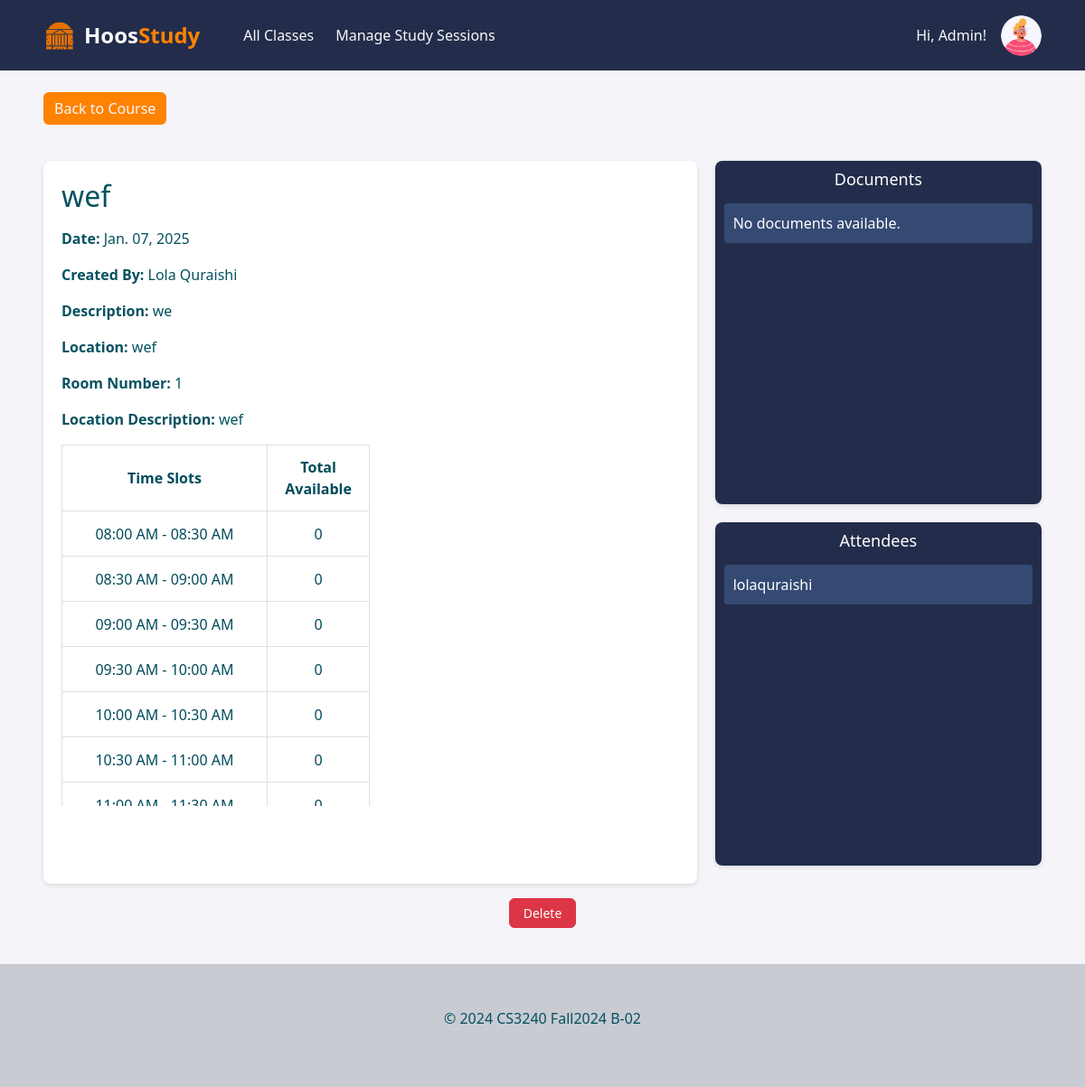
Page /course/157/50 (signed in) on the committed database.
### hoos_study_app/models.py (models this page shows, shortened)
class User(AbstractUser):
    YEAR_CHOICES = [
        ('1', 'First Year'),
        ('2', 'Second Year'),
        ('3', 'Third Year'),
        ('4', 'Fourth Year'),
    ]
    is_pma_admin = models.BooleanField(default=False)
    year = models.CharField(max_length=1, choices=YEAR_CHOICES,  null=True, blank=True)
    profile_picture = models.ImageField(
        upload_to='profile_pictures/', null=True, blank=True,
        validators=[validate_file_extension, validate_file_size],
        default=random_profile_picture
    )

class StudySession(models.Model): #what we need to keep track of in the tables
    name = models.CharField('Study Session Name', max_length=200)
    course_name = models.ForeignKey(Course, on_delete=models.CASCADE)
    date = models.DateTimeField('Study Session Date')
    created_by = models.CharField(max_length=200)
    owner = models.ForeignKey(User, on_delete=models.CASCADE, related_name="owned_sessions", null=True, blank=True)
    description = models.CharField(max_length=400)
    location_name = models.CharField('Study Session Location', max_length=200)
    room_number = models.CharField(max_length=50, null=True, blank = True, default="No room number provided")
    description_of_location = models.CharField(max_length=400 )
    attendees = models.ManyToManyField(User, related_name="study_session") # now allows users to sign up for many sessions

### hoos_study_app/views.py (the view, shortened to what this page needs)
# urls.py: path("course/<int:course_id>/<int:session_id>", views.study_session_dashboard, name='study_session_dashboard'),
def study_session_dashboard(request, course_id, session_id):
    course = get_object_or_404(Course, id=course_id)
    study_session = get_object_or_404(StudySession, id=session_id, course_name=course)
    pending_requests = study_session.join_requests.filter(status='pending') if request.user == study_session.owner else None
    user_has_pending_request = study_session.join_requests.filter(user=request.user, status='pending').exists()
    time_slots = time_slot_list()
    availabilities = StudySessionAvailability.objects.filter(session=study_session)
    availability_data = defaultdict(list)
    for availability in availabilities:
        for time_slot in availability.time_slots.split(","):
            availability_data[time_slot.strip()].append(availability.user_name)
    data = {
        'availabilities': availabilities,
        'availability_data': availability_data,
    }
    form = AvailabilityForm(user=request.user)
    form.fields['time_slots'].choices = create_time_choices()
    return render(request, 'hoos_study_app/study_session_dashboard.html', {
        'course': course,
        'course_id': course_id,
        'session_id': session_id,
        'study_session': study_session,
        'time_slots': time_slots,
        'data': data,
        'form': form,
        'pending_requests': pending_requests,
        'user_has_pending_request': user_has_pending_request
    })

### hoos_study_app/forms.py (shortened to what this page needs)
class AvailabilityForm(forms.ModelForm):
    time_slots = forms.MultipleChoiceField(
        widget = forms.CheckboxSelectMultiple,
        label= "Select all time periods you are available for"
    )
    class Meta:
        model = StudySessionAvailability
        fields = ('user_name', 'time_slots')
    def __init__(self, *args, **kwargs):
        user = kwargs.pop('user', None)
        super().__init__(*args, **kwargs)
        if user:
            self.fields['user_name'].initial = f"{user.first_name} {user.last_name}"

### hoos_study_app/templatetags/filters.py (called while the page is built)
@register.filter(name='filter_count_study_session')
def filter_count_study_session(availabilities, time_slot):
    count = 0
    for availability in availabilities:
        if availability.time_slots and availability.time_slots != "":
            available_slots = [slot.strip() for slot in availability.time_slots.split(",")]
            if time_slot.strip() in available_slots:
                count += 1
    return count

### hoos_study_app/views.py (called while the page is built)
def create_time_choices():
    choices = []
    cur_time = datetime.strptime("08:00", "%H:%M")
    end_time = datetime.strptime("23:30", "%H:%M")
    while cur_time <= end_time:
        next_time = cur_time + timedelta(minutes=30)
        format_time_range = (cur_time.strftime("%I:%M %p") + " - " + next_time.strftime("%I:%M %p"))
        choices.append((format_time_range, format_time_range))
        cur_time = next_time
    return choices

def time_slot_list():
    choices = []
    cur_time = datetime.strptime("08:00", "%H:%M")
    end_time = datetime.strptime("23:30", "%H:%M")
    while cur_time <= end_time:
        next_time = cur_time + timedelta(minutes=30)
        choices.append(cur_time.strftime("%I:%M %p") + " - " + next_time.strftime("%I:%M %p"))
        cur_time = next_time
    return choices

### hoos_study_app/templates/hoos_study_app/study_session_dashboard.html (shortened to what this page needs)
{% extends "base.html" %}
{% load filters %}
{% block content %}
    <div class="d-flex justify-content-between mb-4">
        <input type="button" value="Back to Course" class="btn btn-primary btn-outline-light mb-3"
               style="background-color: #FF8200; border: none;"
               onclick="window.location.href='/course/{{ course.id }}';">
    </div>
    <div class="dashboard-container {% if request.user == study_session.owner %}owner-view{% else %}user-view{% endif %}">
        <div class="details-box">
            <div class="details-header d-flex justify-content-between align-items-center mb-3" style="display: flex; justify-content: space-between; align-items: center;">
                <h2 style="margin: 0;">{{ study_session.name }}</h2>
            </div>
            <p><strong>Date:</strong> {{ study_session.date|date:"M. d, Y" }}</p>
            <p><strong>Created By:</strong> {{ study_session.created_by }}</p>
            <p><strong>Description:</strong> {{ study_session.description }}</p>
            <p><strong>Location:</strong> {{ study_session.location_name }}</p>
            <p><strong>Room Number:</strong> {{ study_session.room_number }}</p>
            <p><strong>Location Description:</strong> {{ study_session.description_of_location }}</p>
            <div class="scroll-box">
        <div class="overflow-auto when-to-meet">
            <table class="table table-bordered table-responsive-sm">
                <thead>
                    <tr>
                        <th scope="col">Time Slots</th>
                        <th scope="col">Total Available</th>
                    </tr>
                </thead>
                <tbody>
                    {% for time_slot in time_slots %}
                    <tr>
                        <td>{{ time_slot }}</td>
                        <td>{{ data.availabilities|filter_count_study_session:time_slot }}</td>
                    </tr>
                    {% endfor %}
                </tbody>
            </table>
        </div>
    </div>
</div>
        <div class="scrolling-box scrolling-documents">
            <h3>Documents</h3>
            <div class="scrolling-content auto-scrolling">
                <ul>
                    {% for document in study_session.document_set.all %}
                         <li class="list-group-item d-flex justify-content-between align-items-center">
                            <div>
                                <strong>{{ document.filename }}</strong><br>
                                <a href="{{ document.file.url }}" class="text-decoration-none text-warning">Download</a><br>
                                <small>{{ document.description }}</small>
                            </div>
                            {% if request.user.is_pma_admin %}
                                <form method="POST" action="{% url 'hoos_study_app:delete_document' document.pk course_id session_id %}" method="post">
                                {% csrf_token %}
                                <button type="submit" class="btn btn-link text-danger p-0" title="Delete">
                                        <i class="bi bi-trash"></i>
                                </button>
                            {% endif %}
                        </li>
                    {% empty %}
                        <li>No documents available.</li>
                    {% endfor %}
                </ul>
            </div>
        </div>
        <div class="scrolling-box scrolling-attendees">
            <h3>Attendees</h3>
            <div class="scrolling-content auto-scrolling">
                <ul>
                    {% for attendee in study_session.attendees.all %}
                        <li>{{ attendee.username }}</li>
                    {% empty %}
                        <li>No attendees yet.</li>
                    {% endfor %}
                </ul>
            </div>
        </div>
    </div>
    <div class="d-flex justify-content-center my-3">
        {% if request.user == study_session.owner or request.user.is_pma_admin %}
            <form method="POST" action="{% url 'hoos_study_app:delete_study_session' study_session.id %}">
                <button type="submit" class="btn btn-danger mx-2"
                        style="padding: 5px 15px; font-size: 14px;">Delete</button>
            </form>
        {% endif %}
    </div>
{% endblock %}

### hoos_study_app/templates/base.html (shortened to what this page needs)
<!DOCTYPE html>
<html lang="en">
<head>
    {% load static %}
    <link rel="stylesheet" href="{% static 'hoos_study_app/css/styles.css' %}">
    <link href="https://cdn.jsdelivr.net/npm/bootstrap@5.3.3/dist/css/bootstrap.min.css" rel="stylesheet"
>
    <link rel="stylesheet" href="https://cdn.jsdelivr.net/npm/bootstrap-icons@1.11.3/font/bootstrap-icons.min.css">
</head>
<body class="d-flex flex-column min-vh-100">
  <header class="navbar navbar-expand-lg py-3" style="background-color: #232D4B;">
    <nav class="container-xxl px-5">
      <div class="collapse navbar-collapse text-light" id="navbarToggler">
        <a class="navbar-brand d-flex align-items-center me-5 fw-bold text-light" href="{% url 'hoos_study_app:home' %}" style="text-decoration: none;">
            <img src="{% static 'hoos_study_app/img/rotundaIcon.png' %}"
                alt="Rotunda Icon"
                style="width: 35px; height: 35px; margin-right: 10px;">
            <span style="font-size: 1.5rem; font-weight: bold;">Hoos<span style="color: #FF8200;">Study</span></span>
        </a>
        <a class="nav-link me-4" href="{% url 'hoos_study_app:class-list' %}">
          All Classes
        </a>
        {% if user.is_pma_admin %}
        <a class="nav-link me-4" href="{% url 'hoos_study_app:pma-manage-study-sessions' %}">
          Manage Study Sessions
        </a>
        {% endif %}
      </div>
      <div class="ms-auto">
        {% if user.is_authenticated %}
        <div class="d-flex align-items-center text-light">
          <p class="me-3 mb-0">Hi, {{ user.first_name }}!</p>
          <div id="profile-picture-dropdown" class="nav-item dropdown">
            <a class="nav-link dropdown-toggle" href="#" role="button" data-bs-toggle="dropdown" aria-expanded="false">
              <img id="profile-picture"
                 class="rounded-circle"
                 src="{% if user.profile_picture %}{{ user.profile_picture.url }}{% endif %}"
                 style="width: 45px; height: 45px; object-fit: cover;">
            </a>
          </div>
        </div>
        {% else %}
          <a href="{% url 'account_login' %}" class="btn btn-light">
            <i class="bi bi-box-arrow-in-right me-1"></i>
            Log In
          </a>
        {% endif %}
      </div>
    </nav>
  </header>
  {% block main %}
  <div id="content" class="container-xxl px-5 flex-grow-1 my-4 text-info-emphasis">
    {% block content %}{% endblock %}
  </div>
  {% endblock main %}
  <div class="py-5" style="background-color: #C8CBD2;">
    <footer class="container-xxl text-center text-info-emphasis">
      <p>© 2024 CS3240 Fall2024 B-02</p>
    </footer>
  </div>
</body>

### static/hoos_study_app/css/styles.css (style rules this page uses)
#profile-picture-dropdown .nav-link.dropdown-toggle::after { display: none; }

### hoos_study_app/templates/hoos_study_app/study_session_dashboard.html (style rules this page uses)
body { margin: 0; padding: 0; background-color: #f4f4f9; }
.dashboard-container { display: grid; grid-template-columns: 2fr 1fr; gap: 20px; height: 100vh; box-sizing: border-box; }
.dashboard-container.user-view { grid-template-rows: 1fr 1fr; }
.details-box { grid-column: 1 / 2; grid-row: 1 / 4; background-color: #ffffff; border-radius: 8px; box-shadow: 0 2px 5px rgba(0, 0, 0, 0.1); padding: 20px; overflow-y: auto; }
.scrolling-box { background-color: #232d4b; color: #ffffff; border-radius: 8px; box-shadow: 0 2px 5px rgba(0, 0, 0, 0.1); padding: 10px; display: flex; flex-direction: column; }
.scrolling-box h3 { margin-top: 0; text-align: center; font-size: 18px; margin-bottom: 10px; }
.scrolling-content { flex: 1; overflow-y: auto; scroll-behavior: smooth; max-height: calc(100% - 30px); }
.scrolling-content ul { list-style: none; margin: 0; padding: 0; }
.scrolling-content ul li { padding: 10px; margin: 5px 0; background-color: #344a73; border-radius: 4px; }
.scrolling-documents { grid-column: 2 / 3; grid-row: 1 / 2; }
.scrolling-attendees { grid-column: 2 / 3; grid-row: 2 / 3; }
.scrolling-content.auto-scrolling ul { animation: autoScroll 15s linear infinite; }
.when-to-meet table { table-layout: fixed; max-width: 50%; }
.when-to-meet th, .when-to-meet td { color: #004b5b; background-color: #ffffff; border: 1px solid #e0e0e0; padding: 12px; text-align: center; box-shadow: 0 4px 8px rgba(0, 0, 0, 0.1); }
.when-to-meet th:first-child { width: 200px; }
.when-to-meet th:nth-child(2), .when-to-meet th:nth-child(2) { width: 100px; }
.when-to-meet th, .when-to-meet td { height: 50px; text-align: center; vertical-align: middle; overflow: hidden; word-wrap: break-word; }
.scroll-box { max-height: 50vh; max-width: 100%; overflow: auto; width: auto; }

### rows in the picture
User: first_name "Admin", profile_picture (picture)
StudySession: name "wef", date "Jan. 07, 2025", created_by "Lola Quraishi", description "we", location_name "wef", room_number "1", description_of_location "wef"
User: username "lolaquraishi"

### other values in the picture
{{ time_slot }} "08:00 AM - 08:30 AM" "08:30 AM - 09:00 AM" "09:00 AM - 09:30 AM" "09:30 AM - 10:00 AM" "10:00 AM - 10:30 AM" "10:30 AM - 11:00 AM"
{{ data.availabilities|filter_count_study_session:time_slot }} "0" "0" "0" "0" "0" "0"
